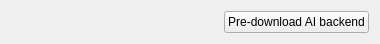
<?xml version="1.0" encoding="UTF-8"?>
<ui version="4.0">
 <class>BackendStatusRow</class>
 <widget class="QWidget" name="BackendStatusRow">
  <property name="geometry">
   <rect>
    <x>0</x>
    <y>0</y>
    <width>380</width>
    <height>40</height>
   </rect>
  </property>
  <layout class="QHBoxLayout" name="horizontalLayout">
   <item>
    <widget class="QLabel" name="BackendStatusLabel">
     <property name="text">
      <string/>
     </property>
    </widget>
   </item>
   <item>
    <spacer name="horizontalSpacer">
     <property name="orientation">
      <enum>Qt::Horizontal</enum>
     </property>
     <property name="sizeHint" stdset="0">
      <size>
       <width>40</width>
       <height>20</height>
      </size>
     </property>
    </spacer>
   </item>
   <item>
    <widget class="QPushButton" name="PreDownloadButton">
     <property name="text">
      <string>Pre-download AI backend</string>
     </property>
    </widget>
   </item>
  </layout>
 </widget>
 <resources/>
 <connections/>
</ui>
